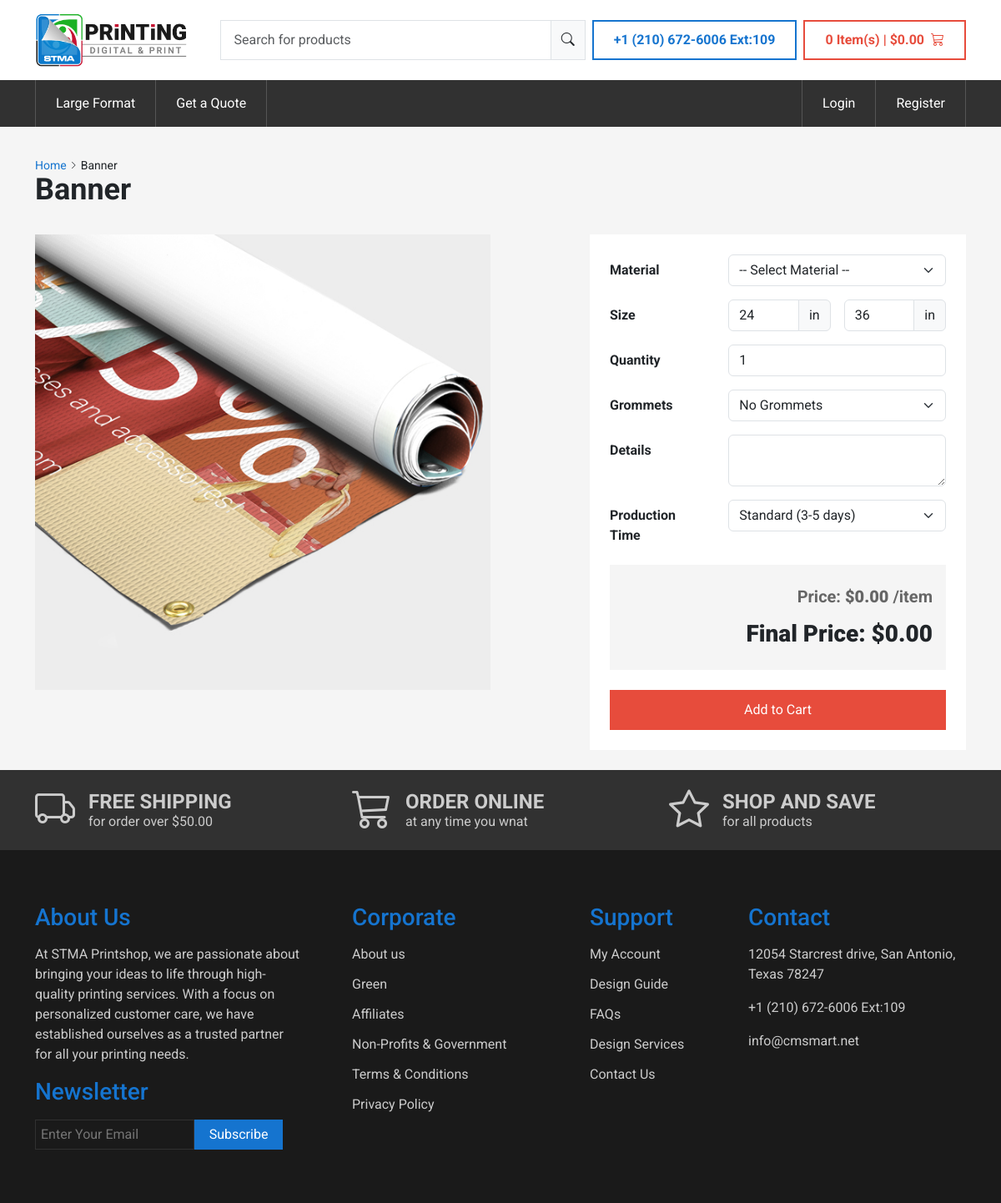
Page /order/banner/1 on the committed database.
### tables this page shows
CREATE TABLE `ps_material_categories` (
  `cat_id` int(11) NOT NULL,
  `cat_name` varchar(100) NOT NULL,
  `cat_description` text DEFAULT NULL,
  `cat_image` varchar(255) DEFAULT NULL,
  `cat_slug` varchar(255) NOT NULL,
  `cat_group` varchar(100) NOT NULL DEFAULT '',
  `cat_section` varchar(100) DEFAULT '',
  `cat_order` int(11) DEFAULT 0
);

### ps-admin/db_function.php (called while the page is built, shortened)
<?php
function select_query($conn, $sql, $types = "", ...$params)
{
    $stmt = mysqli_prepare($conn, $sql);
    if (!empty($types)) {
        mysqli_stmt_bind_param($stmt, $types, ...$params);
    }
    mysqli_stmt_execute($stmt);
    $result = mysqli_stmt_get_result($stmt);
    $data = [];
    while ($row = mysqli_fetch_assoc($result)) {
        $data[] = $row;
    }
    return $data;
}

### order.php (the view, shortened to what this page needs)
<?php
include 'include/head.php';
include 'include/header.php';
$cat_id = isset($_GET['cat_id']) ? intval($_GET['cat_id']) : 0;
$categoryResult = select_query($conn, "SELECT cat_name, cat_image FROM ps_material_categories WHERE cat_id = ?", "i", $cat_id);
$category = $categoryResult[0] ?? ['cat_name' => '', 'cat_image' => ''];
$cat_name = $category['cat_name'];
$cat_image = $category['cat_image'];
$grommetCategories = [1, 3];
?>
<section class="order-page">
    <div class="container">
        <div class="sec-head">
            <div class="quick-links">
                <a href="./">Home</a> <i class="bi bi-chevron-right"></i>
                <?php echo htmlspecialchars($cat_name); ?>
            </div>
            <h2><?php echo htmlspecialchars($cat_name); ?></h2>
        </div>
        <div class="row">
            <div class="col-6">
                <img src="img/product-<?php echo htmlspecialchars($cat_image); ?>.jpg" class="img-fluid"
                    alt="<?php echo htmlspecialchars($cat_name); ?>">
            </div>
            <div class="col-5 offset-1">
                <div class="order-form-wrap">
                    <div class="mb-3 row">
                        <label class="col-sm-4 col-form-label">Material</label>
                        <div class="col-sm-8">
                            <select class="form-select" name="material_id" id="material_id">
                                <option value="">-- Select Material --</option>
                            </select>
                        </div>
                    </div>
                    <div class="mb-3 row">
                        <label class="col-sm-4 col-form-label">Size</label>
                        <div class="col-sm-8 d-flex gap-3">
                            <div class="input-group">
                                <input type="number" class="form-control" name="item_width" id="item_width" value="24"
                                    min="24">
                                <span class="input-group-text">in</span>
                            </div>
                            <div class="input-group">
                                <input type="number" class="form-control" name="item_height" id="item_height" value="36"
                                    min="36">
                                <span class="input-group-text">in</span>
                            </div>
                        </div>
                    </div>
                    <div class="mb-3 row">
                        <label class="col-sm-4 col-form-label">Quantity</label>
                        <div class="col-sm-8">
                            <input type="number" class="form-control" name="item_qty" id="item_qty" value="1" min="1">
                        </div>
                    </div>
                    <?php if (in_array($cat_id, $grommetCategories)): ?>
                        <div class="mb-3 row">
                            <label class="col-sm-4 col-form-label">Grommets</label>
                            <div class="col-sm-8">
                                <select class="form-select" name="item_grommets" id="item_grommets">
                                    <option value="0" selected>No Grommets</option>
                                </select>
                            </div>
                        </div>
                    <?php endif; ?>
                    <div class="mb-3 row">
                        <label class="col-sm-4 col-form-label">Details</label>
                        <div class="col-sm-8">
                            <textarea class="form-control" name="item_details" id="item_details"></textarea>
                        </div>
                    </div>
                    <div class="mb-3 row">
                        <label class="col-sm-4 col-form-label">Production Time</label>
                        <div class="col-sm-8">
                            <select class="form-select" name="process_time" id="process_time">
                                <option value="1" selected>Standard (3-5 days)</option>
                            </select>
                        </div>
                    </div>
                    <div class="price-wrap">
                        <h3 class="fw-bold mt-6 mb-4 text-end">
                            <span class="fs-5 d-block thm-color mt-4 mb-3" style="color: #666666;">
                                Price: <b id="unit_price_display">$0.00</b> /item
                            </span>
                            <b id="result">Final Price: $0.00</b>
                        </h3>
                    </div>
                    <button type="button" class="thm-btn red w-100" id="addToCart">
                        <span>Add to Cart</span>
                    </button>
                </div>
            </div>
        </div>
    </div>
</section>
<?php include 'include/footer.php'; ?>

### rows in the picture
ps_material_categories: cat_name "Banner", cat_image (picture)

### other values in the picture
$groupName "Large Format"
